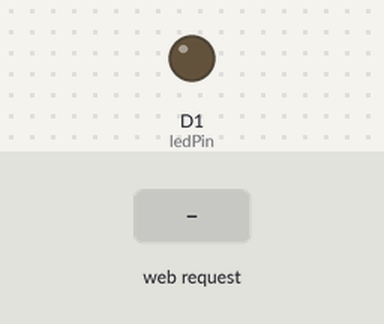
A sketch run on a simulated ESP8266 (NodeMCU). On the bench: output pins drawn as LEDs (lit = HIGH). The test bench sets the inputs (shaded band). WiFi joins after 1.5 s; servers stay silent unless stated; what the sketch prints to the serial monitor is not drawn.

Above: at 2.7 s.
2.8 s: HTTP request GET /on received
At 3.2 s:
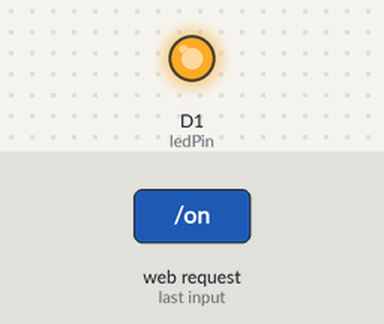
4.3 s: HTTP request GET /off received
At 5.5 s:
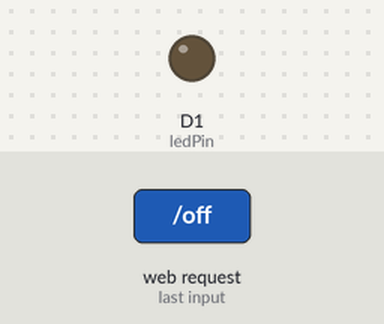
Timing chart, 0 to 7.3 s (numbered marks = the images above; inputs shaded):
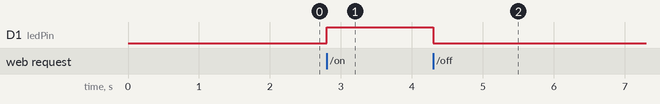

The sketch:

esp8266_Raspberrypi_mqtt.ino
```cpp
#include <ESP8266WiFi.h>
#include <ESP8266HTTPClient.h>

const char* ssid = "mabzone.net";
const char* password = "Cisco@#0912";

const int ledPin = D1; // GPIO pin connected to the LED

WiFiServer server(80);

void setup() {
  pinMode(ledPin, OUTPUT);

  Serial.begin(115200);
  delay(10);

  // Connect to Wi-Fi
  Serial.println();
  Serial.println();
  Serial.print("Connecting to ");
  Serial.println(ssid);

  WiFi.begin(ssid, password);

  while (WiFi.status() != WL_CONNECTED) {
    delay(500);
    Serial.print(".");
  }
  Serial.println("");
  Serial.println("WiFi connected.");

  // Start the server
  server.begin();
  Serial.println("Server started");
}

void loop() {
  WiFiClient client = server.available();
  if (!client) {
    return;
  }

  Serial.println("New client");
  while (!client.available()) {
    delay(1);
  }

  String request = client.readStringUntil('\r');
  Serial.println(request);
  client.flush();

  if (request.indexOf("/on") != -1) {
    digitalWrite(ledPin, HIGH);
    client.println("HTTP/1.1 200 OK");
    client.println("Content-Type: text/html");
    client.println("");
    client.println("<!DOCTYPE HTML>");
    client.println("<html>");
    client.println("<h1>LED is ON</h1>");
    client.println("</html>");
  } else if (request.indexOf("/off") != -1) {
    digitalWrite(ledPin, LOW);
    client.println("HTTP/1.1 200 OK");
    client.println("Content-Type: text/html");
    client.println("");
    client.println("<!DOCTYPE HTML>");
    client.println("<html>");
    client.println("<h1>LED is OFF</h1>");
    client.println("</html>");
  }

  delay(1);
  Serial.println("Client disconnected");
}
```

Measured:
- after the input at 2.8 s, D1 (ledPin): LOW → HIGH at once
- after the input at 4.3 s, D1 (ledPin): HIGH → LOW at once
